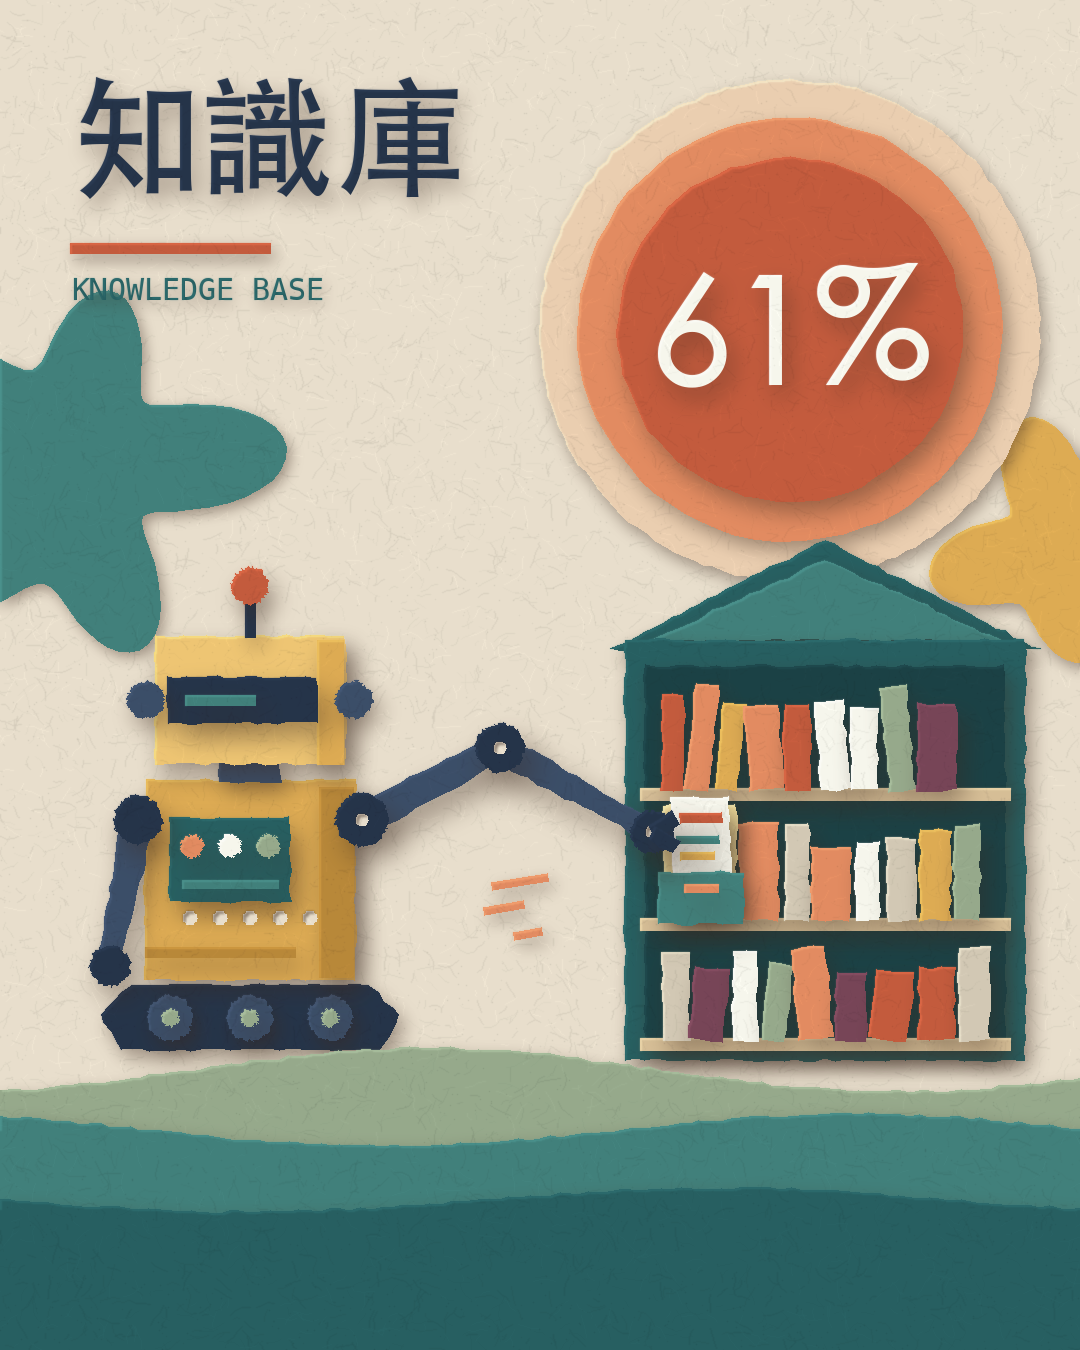

This figure's Python source:
# Paper-cut layered style sample: stacked paper sheets, per-layer drop shadow, fiber texture, deckle edges.
import os, math, random
from PIL import Image, ImageDraw, ImageFilter, ImageChops, ImageFont

W, H = 1080, 1350
R = random.Random(61)
HERE = os.path.dirname(os.path.abspath(__file__))
HEI = "/System/Library/Fonts/STHeiti Medium.ttc"
MENLO = "/System/Library/Fonts/Menlo.ttc"

def fiber_texture(w, h, rng):
    # grayscale paper fibers + speckles, multiplied onto each sheet
    t = Image.new("L", (w, h), 246)
    d = ImageDraw.Draw(t)
    for _ in range(9000):
        x, y = rng.uniform(0, w), rng.uniform(0, h)
        a, l = rng.uniform(0, 6.283), rng.uniform(5, 24)
        pts = [(x, y)]
        for _k in range(3):
            x += math.cos(a) * l / 3; y += math.sin(a) * l / 3; a += rng.uniform(-.6, .6)
            pts.append((x, y))
        d.line(pts, fill=rng.choice([226, 232, 238, 255]), width=1)
    for _ in range(5000):
        x, y = rng.uniform(0, w), rng.uniform(0, h)
        d.point((x, y), fill=rng.choice([205, 220]))
    return t.filter(ImageFilter.GaussianBlur(0.7))

TEX = fiber_texture(W, H, R)
TEX3 = Image.merge("RGB", (TEX, TEX, TEX))

def deckle(poly, amp=1.6, step=10):
    # subdivide edges and jitter: hand-cut scissor/knife edge
    out = []
    n = len(poly)
    for i in range(n):
        x0, y0 = poly[i]; x1, y1 = poly[(i + 1) % n]
        seg = max(1, int(math.hypot(x1 - x0, y1 - y0) / step))
        for s in range(seg):
            t = s / seg
            out.append((x0 + (x1 - x0) * t + R.uniform(-amp, amp), y0 + (y1 - y0) * t + R.uniform(-amp, amp)))
    return out

def circle(cx, cy, r, n=72):
    return [(cx + r * math.cos(6.283 * i / n), cy + r * math.sin(6.283 * i / n)) for i in range(n)]

def rect(cx, cy, w, h, ang=0):
    c, s = math.cos(math.radians(ang)), math.sin(math.radians(ang))
    return [(cx + x * c - y * s, cy + x * s + y * c) for x, y in [(-w/2, -h/2), (w/2, -h/2), (w/2, h/2), (-w/2, h/2)]]

def bar(p, q, w):
    ang = math.degrees(math.atan2(q[1] - p[1], q[0] - p[0]))
    return rect((p[0] + q[0]) / 2, (p[1] + q[1]) / 2, math.hypot(q[0] - p[0], q[1] - p[1]), w, ang)

def taper(p, q, w0, w1):
    # Reiniger-style limb: a slim jointed strip, wider at the shoulder end
    a = math.atan2(q[1] - p[1], q[0] - p[0]); nx, ny = -math.sin(a), math.cos(a)
    return [(p[0] + nx * w0 / 2, p[1] + ny * w0 / 2), (q[0] + nx * w1 / 2, q[1] + ny * w1 / 2),
            (q[0] - nx * w1 / 2, q[1] - ny * w1 / 2), (p[0] - nx * w0 / 2, p[1] - ny * w0 / 2)]

def lobed(cx, cy, r, k, ph=0.0, n=120):
    # Matisse-style scissor-cut form: one flowing outline with a few big lobes, no straight edges
    pts = []
    for i in range(n):
        t = 6.283 * i / n
        rr = r * (1 + .34 * math.cos(k * t + ph) + .12 * math.cos((k - 2) * t + 1.7 * ph))
        pts.append((cx + rr * math.cos(t), cy + rr * math.sin(t)))
    return pts

def hole(canvas, poly):
    # a cut-through opening: paper shows through, with a thin shadow on the upper-left inner edge
    m = Image.new("L", (W, H), 0); ImageDraw.Draw(m).polygon(poly, fill=255)
    canvas.paste(ImageChops.multiply(Image.new("RGB", (W, H), CREAM), TEX3), (0, 0), m)
    inner = ImageChops.subtract(m, ImageChops.offset(m, 3, 3)).filter(ImageFilter.GaussianBlur(1.2))
    canvas.paste(Image.new("RGB", (W, H), (58, 40, 30)), (0, 0), inner.point(lambda v: int(v * .5)))

def shade(c, f):
    return tuple(max(0, min(255, int(v * f))) for v in c)

def sheet(canvas, mask, color, depth=1.0):
    # one paper layer: soft cast shadow, fiber-textured fill, light cut-edge bevel
    off = (int(3 + 3 * depth), int(4 + 5 * depth))
    sh = Image.new("L", (W, H), 0); sh.paste(mask, off)
    sh = sh.filter(ImageFilter.GaussianBlur(5 + 4 * depth)).point(lambda v: int(v * 0.42))
    canvas.paste(Image.new("RGB", (W, H), (58, 40, 30)), (0, 0), sh)
    fill = ImageChops.multiply(Image.new("RGB", (W, H), shade(color, 1.04)), TEX3)
    canvas.paste(fill, (0, 0), mask)
    edge = ImageChops.subtract(mask, ImageChops.offset(mask, 2, 2)).filter(ImageFilter.GaussianBlur(0.8))
    canvas.paste(Image.new("RGB", (W, H), shade(color, 1.25)), (0, 0), edge.point(lambda v: int(v * .55)))

def layer(canvas, poly, color, depth=1.0, rough=True):
    m = Image.new("L", (W, H), 0)
    ImageDraw.Draw(m).polygon(deckle(poly) if rough else poly, fill=255)
    sheet(canvas, m, color, depth)

def text_layer(canvas, xy, s, font, color, depth=1.0, anchor="la"):
    m = Image.new("L", (W, H), 0)
    ImageDraw.Draw(m).text(xy, s, font=font, fill=255, anchor=anchor)
    sheet(canvas, m, color, depth)

CREAM = (241, 231, 212); INK = (38, 52, 74); TEAL = (40, 96, 98); TEAL2 = (66, 128, 124)
TERRA = (196, 92, 62); TERRA2 = (226, 140, 98); OCHRE = (222, 172, 84); WHITE = (250, 246, 236)
SAGE = (150, 170, 140); PLUM = (120, 70, 88)

img = ImageChops.multiply(Image.new("RGB", (W, H), CREAM), TEX3)

# Matisse: two big scissor-cut lobed forms, flat colour, cropped by the frame, behind everything
layer(img, lobed(70, 470, 150, 5, .4), TEAL2, .35, rough=False)
layer(img, lobed(1055, 540, 95, 4, 1.1), OCHRE, .4, rough=False)
# backdrop: concentric paper discs behind the stat
for r, col, d in [(250, (234, 206, 176), .6), (212, TERRA2, 1.0), (172, TERRA, 1.4)]:
    layer(img, circle(790, 330, r), col, d)
text_layer(img, (790, 340), "61%", ImageFont.truetype(HEI, 150), WHITE, 1.6, "mm")

# heading
text_layer(img, (70, 70), "知識庫", ImageFont.truetype(HEI, 132), INK, 1.2)
layer(img, rect(170, 248, 200, 10), TERRA, .6, rough=False)
text_layer(img, (72, 272), "KNOWLEDGE BASE", ImageFont.truetype(MENLO, 30), TEAL, .5)

# knowledge base: layered library building with shelves
layer(img, [(610, 650), (825, 540), (1040, 650)], TEAL, 1.0)
layer(img, [(650, 640), (825, 560), (1000, 640)], TEAL2, 1.2)
layer(img, rect(825, 850, 400, 420), TEAL, 1.0)
layer(img, rect(825, 858, 360, 384), (28, 66, 70), 1.2)
rows = [(668, 790), (802, 920), (932, 1040)]
palette = [OCHRE, TERRA, WHITE, SAGE, PLUM, TERRA2, (210, 200, 180)]
for ri, (y0, y1) in enumerate(rows):
    layer(img, rect(825, y1 + 4, 370, 12), (214, 190, 150), 1.4, rough=False)
    x = 662 + (78 if ri == 1 else 0)  # empty slot on middle row
    while x < 990:
        w = R.randint(22, 38); h = R.randint(int((y1 - y0) * .62), int((y1 - y0) * .9))
        if x + w > 992: break
        tilt = R.choice([0, 0, 0, -5, 6])
        layer(img, rect(x + w / 2, y1 - h / 2, w, h, tilt), R.choice(palette), 1.6)
        x += w + R.randint(3, 8)
# slot glow behind the card pocket
layer(img, rect(700, 862, 72, 114), (250, 226, 160), 1.3)
layer(img, rect(700, 862, 52, 94), (255, 240, 196), 1.5)
# the note card stands IN the slot: drawn now, then the pocket strip (drawn after) covers its lower part
layer(img, rect(701, 850, 58, 104, -2), WHITE, 1.7)
layer(img, rect(701, 818, 42, 10, -2), TERRA, 1.8, rough=False)
for i, ww in enumerate((42, 34)):
    layer(img, rect(698 + (ww - 42) / 2 * .2, 840 + i * 16, ww, 8, -2), [TEAL2, OCHRE][i], 1.8, rough=False)
layer(img, [(659, 872), (743, 872), (743, 924), (659, 924)], TEAL2, 2.1)           # pocket front
layer(img, rect(701, 888, 34, 8, 0), TERRA2, 2.3, rough=False)                      # pocket tab

# robot agent: full paper-cut machine (tracks, body, visor head, antenna, two arms; no face)
NAVY = (60, 78, 104); OCHRE2 = (238, 198, 116); OCHRE0 = (184, 136, 58)
RX = 250
# tracks: dark rounded slab + three wheel discs
layer(img, [(RX - 130, 1050), (RX + 130, 1050), (RX + 150, 1015), (RX + 120, 985), (RX - 120, 985), (RX - 150, 1015)], INK, 1.0)
for dx in (-80, 0, 80):
    layer(img, circle(RX + dx, 1018, 22), NAVY, 1.3)
    layer(img, circle(RX + dx, 1018, 8), SAGE, 1.5)
# body: ochre slab, right side panel one step darker (light from top-left)
layer(img, rect(RX, 880, 210, 200), OCHRE, 1.4)
layer(img, rect(RX + 86, 882, 34, 190), OCHRE0, 1.6, rough=False)
layer(img, rect(RX - 20, 860, 120, 84), TEAL, 1.8)          # chest panel
for k, col in enumerate([TERRA2, WHITE, SAGE]):
    layer(img, circle(RX - 58 + k * 38, 846, 11), col, 2.0)  # status lights
layer(img, rect(RX - 20, 884, 96, 8), TEAL2, 2.0, rough=False)
layer(img, rect(RX - 30, 952, 150, 10), OCHRE0, 1.6, rough=False)
# neck + head
layer(img, rect(RX, 768, 60, 30), NAVY, 1.3)
layer(img, rect(RX, 700, 190, 128), OCHRE2, 1.6)
layer(img, rect(RX + 80, 702, 26, 124), OCHRE, 1.7, rough=False)
layer(img, rect(RX - 8, 700, 150, 46), INK, 2.0)            # visor band (no eyes, no mouth)
layer(img, rect(RX - 30, 700, 70, 10), TEAL2, 2.3, rough=False)  # scan line
for sx in (-1, 1): layer(img, circle(RX + sx * 104, 700, 18), NAVY, 1.5)  # ear bolts
# antenna
layer(img, rect(RX, 612, 10, 50), INK, 1.3, rough=False)
layer(img, circle(RX, 586, 18), TERRA, 1.6)
# left arm hanging (slim tapered strip)
layer(img, taper((RX - 112, 820), (RX - 140, 960), 32, 22), NAVY, 1.7)
layer(img, circle(RX - 112, 820, 24), INK, 1.9)
layer(img, circle(RX - 140, 966, 20), INK, 1.9)
# right arm reaching to the card pocket: shoulder -> elbow -> wrist (two slim tapered strips + pivot holes)
shoulder, elbow, wrist = (RX + 112, 820), (500, 748), (652, 832)
layer(img, taper(shoulder, elbow, 34, 24), NAVY, 2.0)
layer(img, taper(elbow, wrist, 28, 20), NAVY, 2.4)
layer(img, circle(*shoulder, 26), INK, 2.2)
layer(img, circle(*elbow, 24), INK, 2.6)
layer(img, circle(*wrist, 21), INK, 2.8)
for pv in (shoulder, elbow, wrist): hole(img, circle(pv[0], pv[1], 6, 24))             # Reiniger: pivot pin holes
layer(img, bar((652, 832), (676, 818), 14), INK, 3.3)  # gripper fingers pinching the card's left edge
layer(img, bar((652, 832), (676, 848), 14), INK, 3.3)
# motion strips trailing behind the wrist
for i, (x, y, w_) in enumerate([(520, 882, 56), (504, 908, 40), (528, 934, 28)]):
    layer(img, rect(x, y, w_, 8, -9), TERRA2, .7, rough=False)
# Reiniger: filigree of cut-through holes along the robot's belly
for k in range(5): hole(img, circle(RX - 60 + k * 30, 918, 7, 24))

# calm bottom 22%: layered paper hills
for y, col, d, amp in [(1070, SAGE, .8, 22), (1130, TEAL2, 1.1, 16), (1200, TEAL, 1.4, 12)]:
    pts = [(x, y + amp * math.sin(x / 150 + y)) for x in range(-20, W + 40, 40)]
    layer(img, pts + [(W + 20, H + 20), (-20, H + 20)], col, d)

img.save(os.path.join(HERE, "sample.png"))
